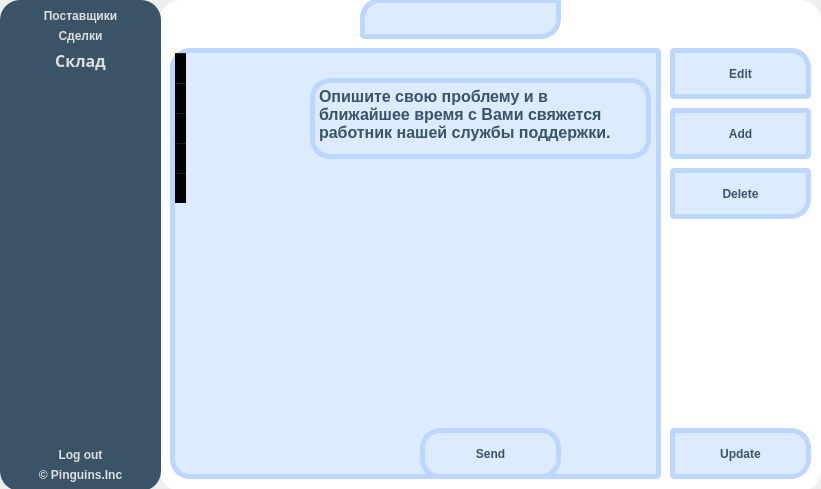
<?xml version="1.0" encoding="UTF-8"?>
<!-- Manager UI code for CRM application
Copyright(C) 2022 Plnguins

This program is free software : you can redistribute it and / or modify
it under the terms of the GNU Affero General Public License as published
by the Free Software Foundation, either version 3 of the License, or
(at your option) any later version.

This program is distributed in the hope that it will be useful,
but WITHOUT ANY WARRANTY; without even the implied warranty of
MERCHANTABILITY or FITNESS FOR A PARTICULAR PURPOSE.See the
GNU Affero General Public License for more details.

You should have received a copy of the GNU Affero General Public License
along with this program.If not, see < https:  // www.gnu.org/licenses/>. -->
<ui version="4.0">
 <class>managerUi</class>
 <widget class="QWidget" name="managerUi">
  <property name="geometry">
   <rect>
    <x>0</x>
    <y>0</y>
    <width>821</width>
    <height>489</height>
   </rect>
  </property>
  <property name="windowTitle">
   <string>Form</string>
  </property>
  <widget class="QLabel" name="RoundedBackground">
   <property name="geometry">
    <rect>
     <x>160</x>
     <y>0</y>
     <width>661</width>
     <height>491</height>
    </rect>
   </property>
   <property name="styleSheet">
    <string notr="true">background-color :rgb(255, 255, 255);
border-radius: 20px;</string>
   </property>
   <property name="text">
    <string/>
   </property>
  </widget>
  <widget class="QLabel" name="Greeting">
   <property name="geometry">
    <rect>
     <x>320</x>
     <y>38</y>
     <width>331</width>
     <height>41</height>
    </rect>
   </property>
   <property name="styleSheet">
    <string notr="true">font:bold 12pt &quot;Comfortaa&quot;;
color: rgb(56, 84, 102);</string>
   </property>
   <property name="text">
    <string>&lt;html&gt;&lt;head/&gt;&lt;body&gt;&lt;p&gt;&lt;span style=&quot; font-size:16pt;&quot;&gt;Welcome FIO(из БД брать)&lt;/span&gt;&lt;/p&gt;&lt;/body&gt;&lt;/html&gt;</string>
   </property>
  </widget>
  <widget class="QPushButton" name="Update">
   <property name="geometry">
    <rect>
     <x>670</x>
     <y>428</y>
     <width>141</width>
     <height>51</height>
    </rect>
   </property>
   <property name="visible">
    <bool>false</bool>
   </property>
   <property name="styleSheet">
    <string notr="true">QPushButton#Update:!pressed {
    font: 12pt &quot;Comfortaa&quot;;
	font: bold;
	color:  rgb(56, 84, 102);	
	background-color: rgb(221, 235, 255);
	border: 5px solid #BBD6FF ;
	border-top-right-radius:20px;
	border-bottom-right-radius:20px;
	border-top-left-radius:5px;
	border-bottom-left-radius:5px;
 }

QPushButton#Update {
    font: 12pt &quot;Comfortaa&quot;;
	font: bold;
	color:  rgb(56, 84, 102);	
	background-color: rgb(221, 235, 255);
	border: 5px solid #BBD6FF ;
	border-top-right-radius:20px;
	border-bottom-right-radius:20px;
	border-top-left-radius:5px;
	border-bottom-left-radius:5px;
 }

QPushButton#Update:hover {
    font: 12pt &quot;Comfortaa&quot;;
	font: bold;
	color:  rgb(56, 84, 102);	
	background-color: rgb(165, 199, 250);
	border: 5px solid #75ACFF;
	border-top-right-radius:20px;
	border-bottom-right-radius:20px;
	border-top-left-radius:5px;
	border-bottom-left-radius:5px;
 }


QPushButton#Update:pressed {
    font: 12pt &quot;Comfortaa&quot;;
	font: bold;
	color:  rgb(56, 84, 102);	
	background-color: rgb(165, 199, 250);
	border: 5px solid #75ACFF;
	border-top-right-radius:20px;
	border-bottom-right-radius:20px;
	border-top-left-radius:5px;
	border-bottom-left-radius:5px;
 }</string>
   </property>
   <property name="text">
    <string>Update</string>
   </property>
  </widget>
  <widget class="QLabel" name="ProviderLabel">
   <property name="geometry">
    <rect>
     <x>360</x>
     <y>-2</y>
     <width>201</width>
     <height>41</height>
    </rect>
   </property>
   <property name="visible">
    <bool>false</bool>
   </property>
   <property name="styleSheet">
    <string notr="true">font: 12pt &quot;Comfortaa&quot;;
	font: bold;
	color:  rgb(56, 84, 102);	
	background-color: rgb(221, 235, 255);
	border: 5px solid #BBD6FF ;
	border-top-left-radius: 20px;
	border-top-right-radius: 5px;
border-bottom-left-radius: 5px;
	border-bottom-right-radius: 20px;
	text-align: right;</string>
   </property>
   <property name="text">
    <string/>
   </property>
   <property name="alignment">
    <set>Qt::AlignCenter</set>
   </property>
  </widget>
  <widget class="QLabel" name="RoundedBlue">
   <property name="geometry">
    <rect>
     <x>170</x>
     <y>48</y>
     <width>491</width>
     <height>431</height>
    </rect>
   </property>
   <property name="visible">
    <bool>false</bool>
   </property>
   <property name="styleSheet">
    <string notr="true">background-color: rgb(221, 235, 255);

border-radius:20px;</string>
   </property>
   <property name="text">
    <string/>
   </property>
  </widget>
  <widget class="QPushButton" name="Edit">
   <property name="geometry">
    <rect>
     <x>670</x>
     <y>48</y>
     <width>141</width>
     <height>51</height>
    </rect>
   </property>
   <property name="visible">
    <bool>false</bool>
   </property>
   <property name="styleSheet">
    <string notr="true">QPushButton#Edit:!pressed {
    font: 12pt &quot;Comfortaa&quot;;
	font: bold;
	color:  rgb(56, 84, 102);	
	background-color: rgb(221, 235, 255);
	border: 5px solid #BBD6FF ;
	border-top-right-radius:20px;
	border-bottom-right-radius:5px;
	border-top-left-radius:5px;
	border-bottom-left-radius:5px;
 }

QPushButton#Edit {
    font: 12pt &quot;Comfortaa&quot;;
	font: bold;
	color:  rgb(56, 84, 102);	
	background-color: rgb(221, 235, 255);
	border: 5px solid #BBD6FF ;
	border-top-right-radius:20px;
	border-bottom-right-radius:5px;
	border-top-left-radius:5px;
	border-bottom-left-radius:5px;
 }

QPushButton#Edit:hover {
    font: 12pt &quot;Comfortaa&quot;;
	font: bold;
	color:  rgb(56, 84, 102);	
	background-color: rgb(165, 199, 250);
	border: 5px solid #75ACFF;
	border-top-right-radius:20px;
	border-bottom-right-radius:5px;
	border-top-left-radius:5px;
	border-bottom-left-radius:5px;
 }


QPushButton#Edit:pressed {
    font: 12pt &quot;Comfortaa&quot;;
	font: bold;
	color:  rgb(56, 84, 102);	
	background-color: rgb(165, 199, 250);
	border: 5px solid #75ACFF;
	border-top-right-radius:20px;
	border-bottom-right-radius:5px;
	border-top-left-radius:5px;
	border-bottom-left-radius:5px;
 }</string>
   </property>
   <property name="text">
    <string>Edit</string>
   </property>
  </widget>
  <widget class="QLabel" name="Company">
   <property name="geometry">
    <rect>
     <x>420</x>
     <y>448</y>
     <width>121</width>
     <height>31</height>
    </rect>
   </property>
   <property name="styleSheet">
    <string notr="true">font:bold 12pt &quot;Comfortaa&quot;;
color: rgb(56, 84, 102);</string>
   </property>
   <property name="text">
    <string>&lt;html&gt;&lt;head/&gt;&lt;body&gt;&lt;p&gt;&lt;span style=&quot; font-size:14pt;&quot;&gt;Pinguins.Inc&lt;/span&gt;&lt;/p&gt;&lt;/body&gt;&lt;/html&gt;</string>
   </property>
  </widget>
  <widget class="QTextBrowser" name="Help">
   <property name="geometry">
    <rect>
     <x>310</x>
     <y>78</y>
     <width>341</width>
     <height>81</height>
    </rect>
   </property>
   <property name="visible">
    <bool>false</bool>
   </property>
   <property name="styleSheet">
    <string notr="true">	font: 12pt &quot;Comfortaa&quot;;
	font: bold;
	color:  rgb(56, 84, 102);	
	background-color: rgb(221, 235, 255);
	border: 5px solid #BBD6FF ;
	border-radius: 20px;</string>
   </property>
   <property name="html">
    <string>&lt;!DOCTYPE HTML PUBLIC &quot;-//W3C//DTD HTML 4.0//EN&quot; &quot;http://www.w3.org/TR/REC-html40/strict.dtd&quot;&gt;
&lt;html&gt;&lt;head&gt;&lt;meta name=&quot;qrichtext&quot; content=&quot;1&quot; /&gt;&lt;meta charset=&quot;utf-8&quot; /&gt;&lt;style type=&quot;text/css&quot;&gt;
p, li { white-space: pre-wrap; }
hr { height: 1px; border-width: 0; }
&lt;/style&gt;&lt;/head&gt;&lt;body style=&quot; font-family:'Comfortaa'; font-size:12pt; font-weight:700; font-style:normal;&quot;&gt;
&lt;p style=&quot; margin-top:0px; margin-bottom:0px; margin-left:0px; margin-right:0px; -qt-block-indent:0; text-indent:0px;&quot;&gt;&lt;span style=&quot; font-family:'MS Shell Dlg 2'; font-weight:600;&quot;&gt;Опишите свою проблему и в ближайшее время с Вами свяжется работник нашей службы поддержки.&lt;/span&gt;&lt;/p&gt;&lt;/body&gt;&lt;/html&gt;</string>
   </property>
  </widget>
  <widget class="QTableWidget" name="tableWidget">
   <property name="geometry">
    <rect>
     <x>170</x>
     <y>48</y>
     <width>491</width>
     <height>431</height>
    </rect>
   </property>
   <property name="visible">
    <bool>false</bool>
   </property>
   <property name="styleSheet">
    <string notr="true">QTableWidget#tableWidget {
	background-color:transparent;
	color: rgb(56, 84, 102);
	font: 14px &quot;Comfortaa&quot;;
	border-top-left-radius: 20px;
	border-bottom-right-radius:5px;
	border-top-right-radius: 5px;
	border-bottom-left-radius: 20px;
	border: 5px solid #BBD6FF ;
}





QHeaderView{
	background-color:transparent;
	border: 10px black solid;
}

QTableView QTableCornerButton::section {
    border-top-left-radius: 15px;
}

QTableWidget::item:selection {
    selection-background-color: rgb(56, 84, 102);	
	selection-color:  rgb(222, 222, 222);
}
</string>
   </property>
   <property name="sizeAdjustPolicy">
    <enum>QAbstractScrollArea::AdjustToContents</enum>
   </property>
   <property name="editTriggers">
    <set>QAbstractItemView::NoEditTriggers</set>
   </property>
   <property name="rowCount">
    <number>5</number>
   </property>
   <row/>
   <row/>
   <row/>
   <row/>
   <row/>
  </widget>
  <widget class="QPushButton" name="Delete">
   <property name="geometry">
    <rect>
     <x>670</x>
     <y>168</y>
     <width>141</width>
     <height>51</height>
    </rect>
   </property>
   <property name="visible">
    <bool>false</bool>
   </property>
   <property name="styleSheet">
    <string notr="true">QPushButton#Delete:!pressed {
    font: 12pt &quot;Comfortaa&quot;;
	font: bold;
	color:  rgb(56, 84, 102);	
	background-color: rgb(221, 235, 255);
	border: 5px solid #BBD6FF ;
	border-top-right-radius:5px;
	border-bottom-right-radius:20px;
	border-top-left-radius:5px;
	border-bottom-left-radius:5px;
 }

QPushButton#Delete {
    font: 12pt &quot;Comfortaa&quot;;
	font: bold;
	color:  rgb(56, 84, 102);	
	background-color: rgb(221, 235, 255);
	border: 5px solid #BBD6FF ;
	border-top-right-radius:5px;
	border-bottom-right-radius:20px;
	border-top-left-radius:5px;
	border-bottom-left-radius:5px;
 }

QPushButton#Delete:hover {
    font: 12pt &quot;Comfortaa&quot;;
	font: bold;
	color:  rgb(56, 84, 102);	
	background-color: rgb(165, 199, 250);
	border: 5px solid #75ACFF;
	border-top-right-radius:5px;
	border-bottom-right-radius:20px;
	border-top-left-radius:5px;
	border-bottom-left-radius:5px;
 }


QPushButton#Delete:pressed {
    font: 12pt &quot;Comfortaa&quot;;
	font: bold;
	color:  rgb(56, 84, 102);	
	background-color: rgb(165, 199, 250);
	border: 5px solid #75ACFF;
	border-top-right-radius:5px;
	border-bottom-right-radius:20px;
	border-top-left-radius:5px;
	border-bottom-left-radius:5px;
 }</string>
   </property>
   <property name="text">
    <string>Delete</string>
   </property>
  </widget>
  <widget class="QLabel" name="Title">
   <property name="geometry">
    <rect>
     <x>320</x>
     <y>380</y>
     <width>321</width>
     <height>81</height>
    </rect>
   </property>
   <property name="styleSheet">
    <string notr="true">font:bold 12pt &quot;Comfortaa&quot;;
color: rgb(56, 84, 102);</string>
   </property>
   <property name="text">
    <string>&lt;html&gt;&lt;head/&gt;&lt;body&gt;&lt;p&gt;&lt;span style=&quot; font-size:36pt;&quot;&gt;Pinguin CRM&lt;/span&gt;&lt;/p&gt;&lt;/body&gt;&lt;/html&gt;</string>
   </property>
  </widget>
  <widget class="QPushButton" name="Send">
   <property name="geometry">
    <rect>
     <x>420</x>
     <y>428</y>
     <width>141</width>
     <height>51</height>
    </rect>
   </property>
   <property name="visible">
    <bool>false</bool>
   </property>
   <property name="styleSheet">
    <string notr="true">QPushButton#Send:!pressed {
    font: 12pt &quot;Comfortaa&quot;;
	font: bold;
	color:  rgb(56, 84, 102);	
	background-color: rgb(221, 235, 255);
	border: 5px solid #BBD6FF ;
	border-radius:20px;
 }

QPushButton#Send {
    font: 12pt &quot;Comfortaa&quot;;
	font: bold;
	color:  rgb(56, 84, 102);	
	background-color: rgb(221, 235, 255);
	border: 5px solid #BBD6FF ;
	border-radius:20px;;
 }

QPushButton#Send:hover {
    font: 12pt &quot;Comfortaa&quot;;
	font: bold;
	color:  rgb(56, 84, 102);	
	background-color: rgb(165, 199, 250);
	border: 5px solid #75ACFF;
	border-radius:20px;
 }


QPushButton#Send:pressed {
    font: 12pt &quot;Comfortaa&quot;;
	font: bold;
	color:  rgb(56, 84, 102);	
	background-color: rgb(165, 199, 250);
	border: 5px solid #75ACFF;
	border-radius:20px;
 }</string>
   </property>
   <property name="text">
    <string>Send</string>
   </property>
  </widget>
  <widget class="QPushButton" name="Add">
   <property name="geometry">
    <rect>
     <x>670</x>
     <y>108</y>
     <width>141</width>
     <height>51</height>
    </rect>
   </property>
   <property name="visible">
    <bool>false</bool>
   </property>
   <property name="styleSheet">
    <string notr="true">QPushButton#Add:!pressed {
    font: 12pt &quot;Comfortaa&quot;;
	font: bold;
	color:  rgb(56, 84, 102);	
	background-color: rgb(221, 235, 255);
	border: 5px solid #BBD6FF ;
	border-top-right-radius:5px;
	border-bottom-right-radius:5px;
	border-top-left-radius:5px;
	border-bottom-left-radius:5px;
 }

QPushButton#Add {
    font: 12pt &quot;Comfortaa&quot;;
	font: bold;
	color:  rgb(56, 84, 102);	
	background-color: rgb(221, 235, 255);
	border: 5px solid #BBD6FF ;
	border-top-right-radius:5px;
	border-bottom-right-radius:5px;
	border-top-left-radius:5px;
	border-bottom-left-radius:5px;
 }

QPushButton#Add:hover {
    font: 12pt &quot;Comfortaa&quot;;
	font: bold;
	color:  rgb(56, 84, 102);	
	background-color: rgb(165, 199, 250);
	border: 5px solid #75ACFF;
	border-top-right-radius:5px;
	border-bottom-right-radius:5px;
	border-top-left-radius:5px;
	border-bottom-left-radius:5px;
 }


QPushButton#Add:pressed {
    font: 12pt &quot;Comfortaa&quot;;
	font: bold;
	color:  rgb(56, 84, 102);	
	background-color: rgb(165, 199, 250);
	border: 5px solid #75ACFF;
	border-top-right-radius:5px;
	border-bottom-right-radius:5px;
	border-top-left-radius:5px;
	border-bottom-left-radius:5px;
 }</string>
   </property>
   <property name="text">
    <string>Add</string>
   </property>
  </widget>
  <widget class="QLabel" name="Icon">
   <property name="geometry">
    <rect>
     <x>340</x>
     <y>88</y>
     <width>271</width>
     <height>291</height>
    </rect>
   </property>
   <property name="text">
    <string/>
   </property>
   <property name="textFormat">
    <enum>Qt::PlainText</enum>
   </property>
   <property name="pixmap">
    <pixmap resource="../../resources/resources.qrc">:/images/main.png</pixmap>
   </property>
   <property name="scaledContents">
    <bool>true</bool>
   </property>
   <property name="alignment">
    <set>Qt::AlignCenter</set>
   </property>
  </widget>
  <widget class="QGroupBox" name="LeftButtons">
   <property name="geometry">
    <rect>
     <x>0</x>
     <y>0</y>
     <width>161</width>
     <height>491</height>
    </rect>
   </property>
   <property name="styleSheet">
    <string notr="true">color: rgb(222, 222, 222);
	font: bold;
	border: none;
	background-color: rgb(56, 84, 102);
	border-radius:20px;</string>
   </property>
   <property name="title">
    <string/>
   </property>
   <layout class="QVBoxLayout" name="verticalLayout_2">
    <item>
     <widget class="QPushButton" name="Provider">
      <property name="styleSheet">
       <string notr="true">

QPushButton#Provider {
    font: 12pt &quot;Comfortaa&quot;;
	color: rgb(222, 222, 222);
	font: bold;
	border: none;
	background-color: rgb(56, 84, 102);
	border-radius:20px;
 }



QPushButton#Provider:hover:!pressed {
     background-color: rgb(54, 69, 80);
	font: 12pt &quot;Comfortaa&quot;;
	color: rgb(222, 222, 222);
	font: bold;
	border: none;
	border-radius:20px;
 }

QPushButton#Provider:pressed {
     background-color: rgb(54, 69, 80);
	font: 12pt &quot;Comfortaa&quot;;
	color: rgb(222, 222, 222);
	font: bold;
	border: none;
	border-radius:20px;
 }

QPushButton#Provider:checked {
     background-color: rgb(54, 69, 80);
	font: 12pt &quot;Comfortaa&quot;;
	color: rgb(222, 222, 222);
	font: bold;
	border: none;
	border-radius:20px;
 }</string>
      </property>
      <property name="text">
       <string>Поставщики</string>
      </property>
      <property name="icon">
       <iconset>
        <activeoff>:/images/vendor-white.png</activeoff>
        <activeon>:/images/vendor-white.png</activeon>
       </iconset>
      </property>
      <property name="iconSize">
       <size>
        <width>30</width>
        <height>30</height>
       </size>
      </property>
      <property name="flat">
       <bool>false</bool>
      </property>
     </widget>
    </item>
    <item>
     <widget class="QPushButton" name="Deal">
      <property name="styleSheet">
       <string notr="true">QPushButton#Deal:!pressed {
    font: 12pt &quot;Comfortaa&quot;;
	color: rgb(222, 222, 222);
	font: bold;
	border: none;
	background-color: rgb(56, 84, 102);
	border-radius:20px;
 }

QPushButton#Deal {
    font: 12pt &quot;Comfortaa&quot;;
	color: rgb(222, 222, 222);
	font: bold;
	border: none;
	background-color: rgb(56, 84, 102);
	border-radius:20px;
 }

QPushButton#Deal:hover {
     background-color: rgb(54, 69, 80);
	font: 12pt &quot;Comfortaa&quot;;
	color: rgb(222, 222, 222);
	font: bold;
	border: none;
	border-radius:20px;
 }


QPushButton#Deal:pressed {
     background-color: rgb(45, 58, 66);
	font: 12pt &quot;Comfortaa&quot;;
	color: rgb(222, 222, 222);
	font: bold;
	border: none;
	border-radius:20px;
 }</string>
      </property>
      <property name="text">
       <string>Сделки</string>
      </property>
      <property name="icon">
       <iconset>
        <activeoff>:/images/dollar.png</activeoff>
        <activeon>:/images/dollar.png</activeon>
       </iconset>
      </property>
      <property name="iconSize">
       <size>
        <width>27</width>
        <height>27</height>
       </size>
      </property>
      <property name="flat">
       <bool>true</bool>
      </property>
     </widget>
    </item>
    <item>
     <widget class="QPushButton" name="Stock">
      <property name="font">
       <font>
        <family>Comfortaa</family>
        <pointsize>12</pointsize>
        <italic>false</italic>
        <bold>true</bold>
       </font>
      </property>
      <property name="styleSheet">
       <string notr="true">QPushButton#Stock:!pressed {
    font: 12pt &quot;Comfortaa&quot;;
	color: rgb(222, 222, 222);
	font: bold;
	border: none;
	background-color: rgb(56, 84, 102);
	border-radius:20px;
 }

QPushButton#Stock {
    font: 12pt &quot;Comfortaa&quot;;
	color: rgb(222, 222, 222);
	font: bold;
	border: none;
	background-color: rgb(56, 84, 102);
	border-radius:20px;
 }

QPushButton#Stock:hover {
     background-color: rgb(54, 69, 80);
	font: 12pt &quot;Comfortaa&quot;;
	color: rgb(222, 222, 222);
	font: bold;
	border: none;
	border-radius:20px;
 }


QPushButton#Stock:pressed {
     background-color: rgb(45, 58, 66);
	font: 12pt &quot;Comfortaa&quot;;
	color: rgb(222, 222, 222);
	font: bold;
	border: none;
	border-radius:20px;
 }</string>
      </property>
      <property name="text">
       <string>Склад</string>
      </property>
      <property name="icon">
       <iconset>
        <activeoff>:/images/sklad-white.png</activeoff>
        <activeon>:/images/sklad-white.png</activeon>
       </iconset>
      </property>
      <property name="iconSize">
       <size>
        <width>30</width>
        <height>30</height>
       </size>
      </property>
      <property name="flat">
       <bool>true</bool>
      </property>
     </widget>
    </item>
    <item>
     <spacer name="verticalSpacer">
      <property name="orientation">
       <enum>Qt::Vertical</enum>
      </property>
      <property name="sizeHint" stdset="0">
       <size>
        <width>20</width>
        <height>40</height>
       </size>
      </property>
     </spacer>
    </item>
    <item>
     <widget class="QPushButton" name="Logout">
      <property name="styleSheet">
       <string notr="true">QPushButton#Logout:!pressed {
    font: 12pt &quot;Comfortaa&quot;;
	color: rgb(222, 222, 222);
	font: bold;
	border: none;
	background-color: rgb(56, 84, 102);
	border-radius:20px;
 }

QPushButton#Logout {
    font: 12pt &quot;Comfortaa&quot;;
	color: rgb(222, 222, 222);
	font: bold;
	border: none;
	background-color: rgb(56, 84, 102);
	border-radius:20px;
 }

QPushButton#Logout:hover {
     background-color: rgb(54, 69, 80);
	font: 12pt &quot;Comfortaa&quot;;
	color: rgb(222, 222, 222);
	font: bold;
	border: none;
	border-radius:20px;
 }


QPushButton#Logout:pressed {
     background-color: rgb(45, 58, 66);
	font: 12pt &quot;Comfortaa&quot;;
	color: rgb(222, 222, 222);
	font: bold;
	border: none;
	border-radius:20px;
 }</string>
      </property>
      <property name="text">
       <string>Log out</string>
      </property>
      <property name="icon">
       <iconset>
        <activeoff>:/images/logout.png</activeoff>
        <activeon>:/images/logout.png</activeon>
       </iconset>
      </property>
      <property name="iconSize">
       <size>
        <width>28</width>
        <height>28</height>
       </size>
      </property>
     </widget>
    </item>
    <item>
     <widget class="QLabel" name="Company_2">
      <property name="styleSheet">
       <string notr="true">color: rgb(222, 222, 222);
font:light &quot;Comfortaa&quot; 16px;
background-color: rgb(56, 84, 102);</string>
      </property>
      <property name="text">
       <string>© Pinguins.Inc</string>
      </property>
      <property name="alignment">
       <set>Qt::AlignCenter</set>
      </property>
     </widget>
    </item>
   </layout>
  </widget>
  <zorder>RoundedBackground</zorder>
  <zorder>Icon</zorder>
  <zorder>Title</zorder>
  <zorder>Company</zorder>
  <zorder>Greeting</zorder>
  <zorder>RoundedBlue</zorder>
  <zorder>Edit</zorder>
  <zorder>Add</zorder>
  <zorder>Delete</zorder>
  <zorder>Send</zorder>
  <zorder>Update</zorder>
  <zorder>tableWidget</zorder>
  <zorder>Help</zorder>
  <zorder>ProviderLabel</zorder>
  <zorder>LeftButtons</zorder>
 </widget>
 <resources>
  <include location="../../resources/resources.qrc"/>
 </resources>
 <connections/>
</ui>
